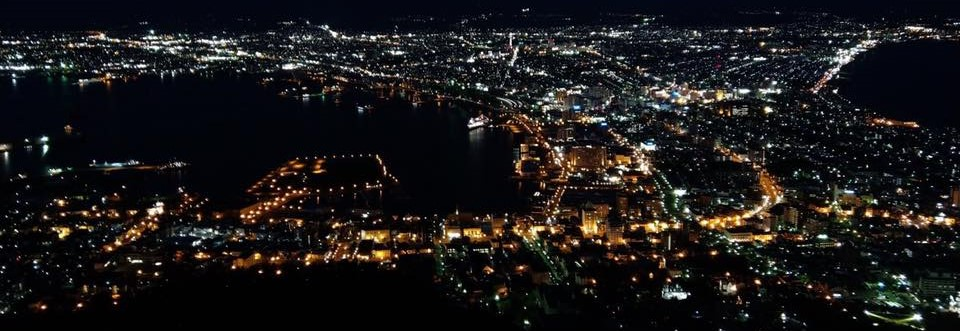
#> input picture Hakodate.jpg, 960 x 331 px
$ python DIP_HW2_D06944005.py
#> lines starting #> are read from the running program, lines starting #| are printed output that depends on the picture
# -*- coding: utf-8 -*-
"""
Created on Fri Nov 03 20:06:13 2017

@author: Gulaer
"""

import numpy as np
import cv2

origin = cv2.imread('Hakodate.jpg')
#> origin is the input picture: shape (331, 960, 3); mean B, G, R 25.7, 25, 26.8

"""Histogram Equalization"""

equ = np.copy(origin)

for i  in xrange (3) :
    equ[:,:,i] = cv2.equalizeHist(origin[:,:,i])
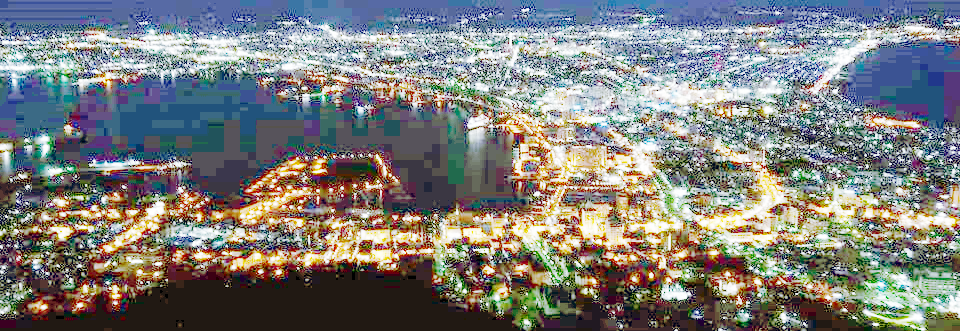
#> equ: shape (331, 960, 3); mean B, G, R 124.4, 126.8, 126.1

cv2.imwrite('Hakodate_equ.jpg',equ)

"""Histogram Matching"""

benchmark =  cv2.imread('Hakodate_tem.jpg')
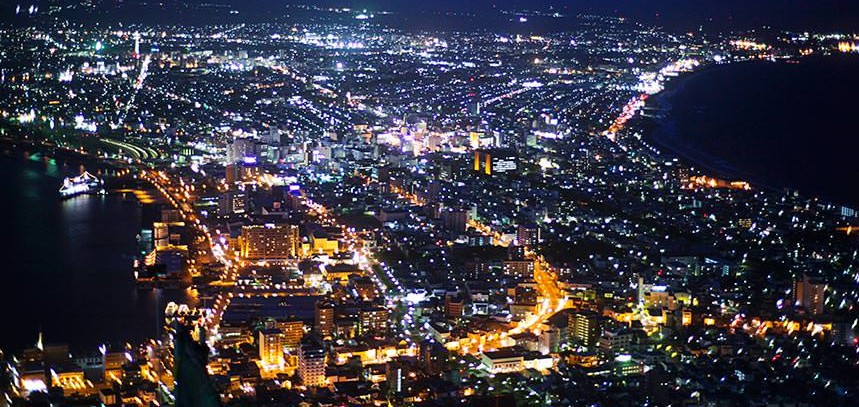
#> input picture Hakodate_tem.jpg, 859 x 407 px
#> benchmark is the input picture: shape (407, 859, 3); mean B, G, R 67.3, 56.6, 59.4
matched = np.copy(origin)

def hist_match(origin, benchmark):

    origin_shape = origin.shape

    origin = origin.ravel()
    benchmark = benchmark.ravel()

    o_values, bin_idx, o_counts = np.unique(origin, return_inverse=True,return_counts=True)
    b_values, b_counts = np.unique(benchmark, return_counts=True)

    o_quantiles = np.cumsum(o_counts).astype(np.float64)
    o_quantiles /= o_quantiles[-1]
    b_quantiles = np.cumsum(b_counts).astype(np.float64)
    b_quantiles /= b_quantiles[-1]

    interp_t_values = np.interp(o_quantiles, b_quantiles, b_values)

    return interp_t_values[bin_idx].reshape(origin_shape)

for i  in xrange (3) :
    matched[:,:,i] = hist_match(origin[:,:,i], benchmark[:,:,i])
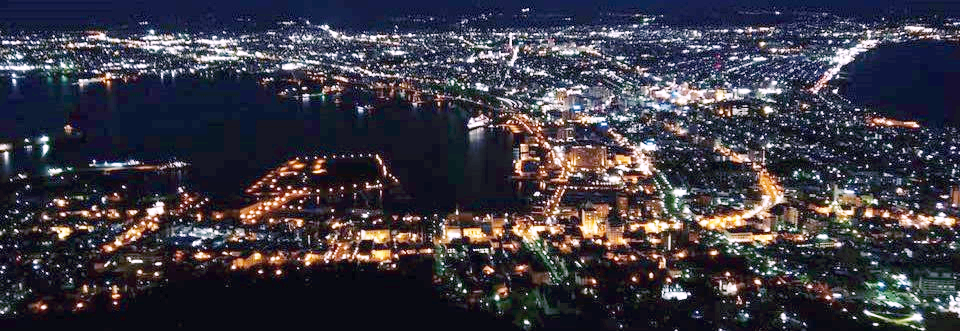
#> matched: shape (331, 960, 3); mean B, G, R 68, 57.4, 60.1

cv2.imwrite('Hakodate_matched.jpg', matched)
